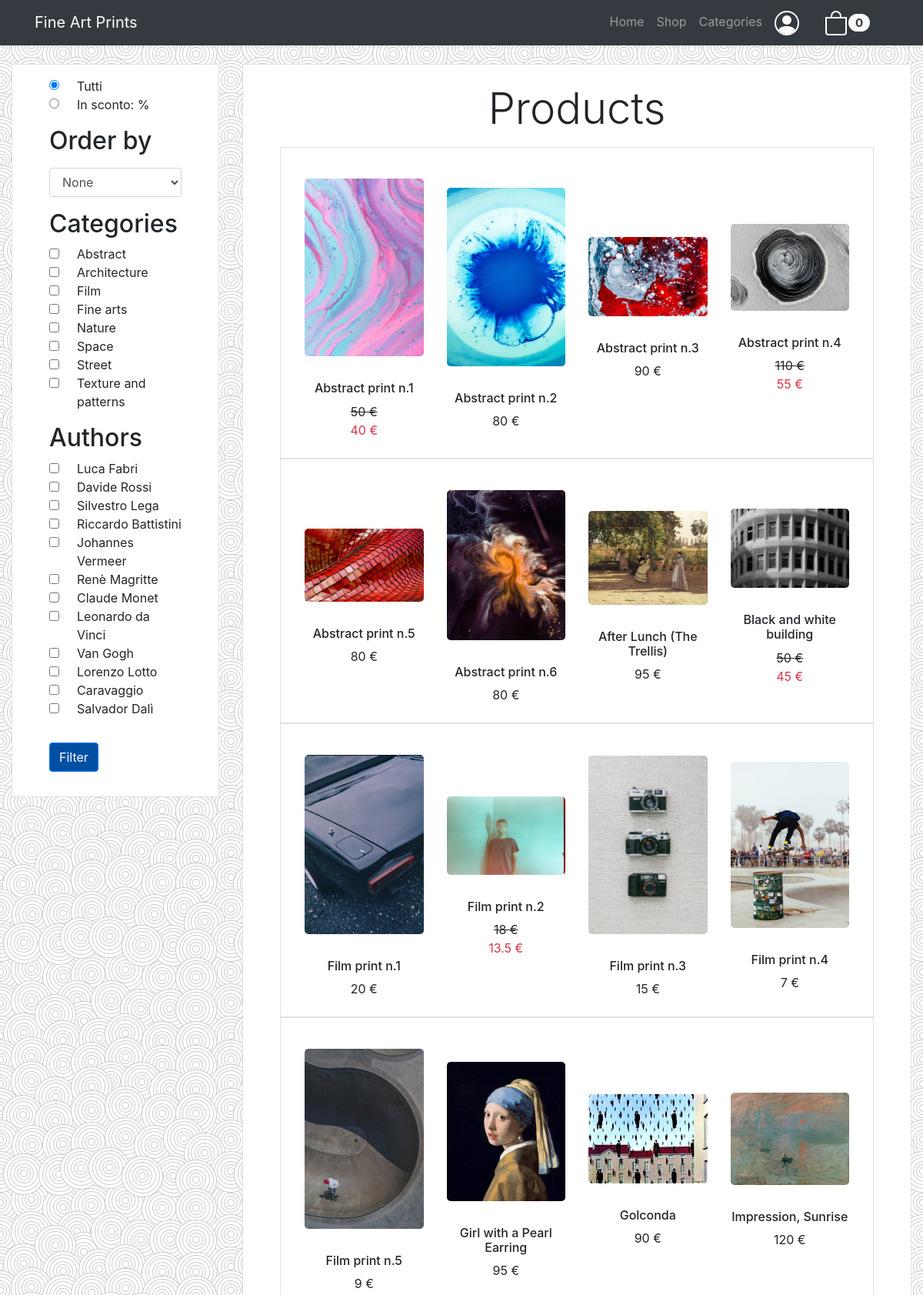
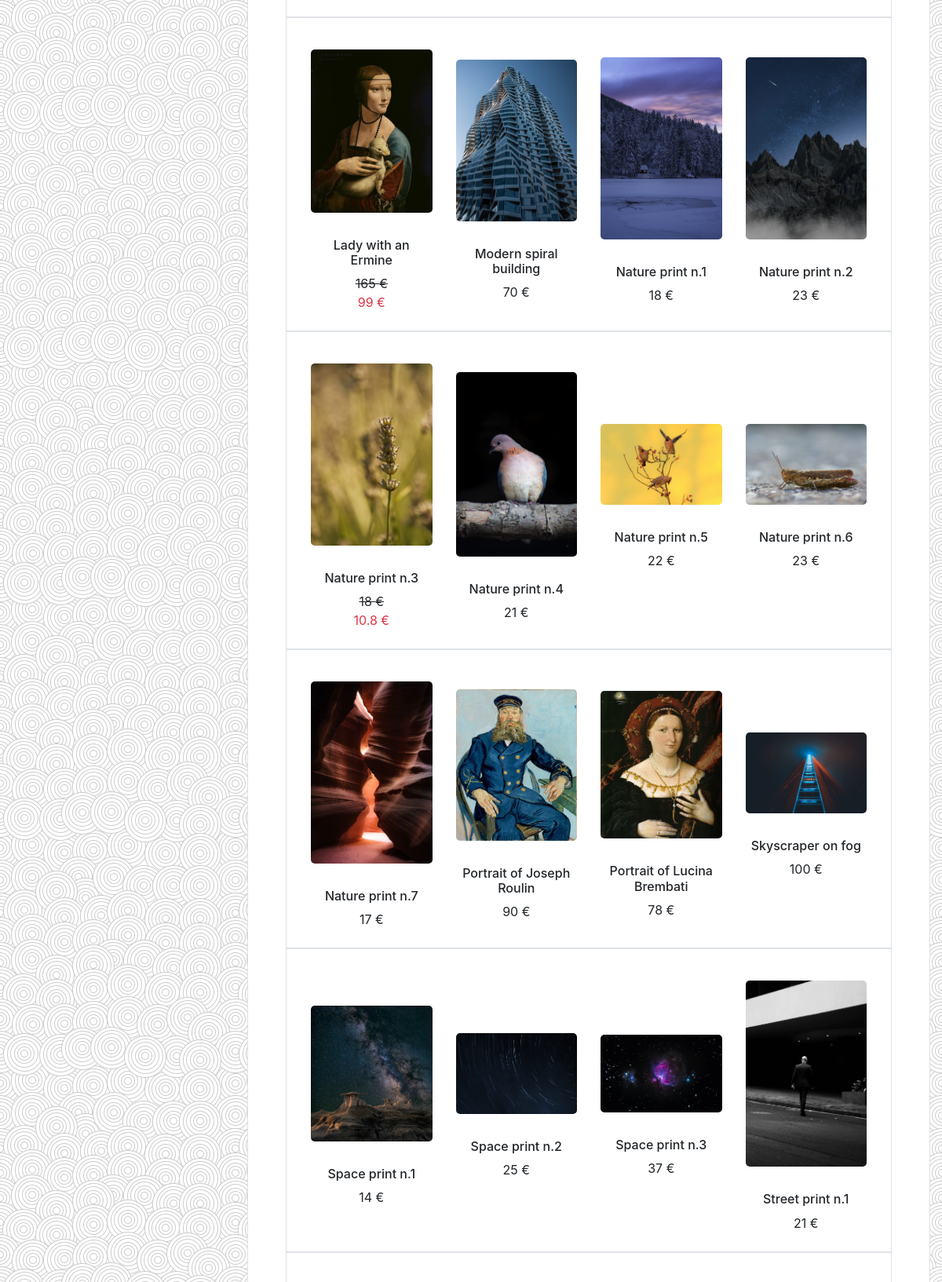
/api-shop.php (upper part), run on the app's committed database (2 pictures, top to bottom).
### tables this page shows
CREATE TABLE `category` (
  `Name` char(140) NOT NULL,
  `Image` char(50) NOT NULL,
  `Orientation` char(140) NOT NULL
);

CREATE TABLE `picture` (
  `Title` char(140) NOT NULL,
  `Description` varchar(1000) NOT NULL,
  `Author` char(140) NOT NULL,
  `Image` char(50) NOT NULL,
  `Base_price` float NOT NULL,
  `Discount` float NOT NULL DEFAULT 0,
  `Publish_date` timestamp NOT NULL DEFAULT current_timestamp() ON UPDATE current_timestamp(),
  `Orientation` char(140) NOT NULL,
  `Category_name` char(140) NOT NULL,
  `Email` char(140) NOT NULL
);

### api-shop.php (called while the page is built, shortened)
<?php
require_once 'bootstrap.php';
$templateParams["filtered_categories"] = [];
$templateParams["filtered_authors"] = [];
$templateParams["select"] = "all";
$templateParams["order"] = "none";
$templateParams["pictures"] = $dbh->query("SELECT * FROM picture");
$templateParams["authors"] = $dbh->query("SELECT DISTINCT Author FROM picture");
$templateParams["all_categories"] = $dbh->query("SELECT Name FROM category");
$templateParams["title"] = "Shop";
$templateParams["name"] = "shop.php";
require 'template/base.php';
?>

### db/database.php (called while the page is built, shortened)
<?php
class DatabaseHelper{
    private $db;
    public function __construct($servername, $username, $password, $dbname, $port){
        $this->db = new mysqli($servername, $username, $password, $dbname, $port);
    }
    public function query($sql){
        $stmt = $this->db->prepare($sql);
        $stmt->execute();
        $result = $stmt->get_result();
        return $result->fetch_all(MYSQLI_ASSOC);
    }
}
?>

### bootstrap.php (called while the page is built, shortened)
<?php
require_once("db/database.php");
$dbh = new DatabaseHelper("localhost", "root", "", "fineartprints", 3306);
?>

### template/shop.php (the view, shortened to what this page needs)
<link rel="stylesheet" href="css/shop_style.css">
 <div class="container-fluid bg-white subtle-pattern">
    <div class="row subtle-pattern">
      <div class="col-12 col-md-3 mb-4">
        <aside class="h-100">
          <section class="bg-white border mt-4 px-5 py-3 w-100">
            <form action="api-shop.php" method="POST">
              <div class="form-check">
                <input class="form-check-input" type="radio" name="select" id="all" value="all" <?php if($templateParams["select"] == "all"): echo "checked"; endif; ?>>
                <label class="form-check-label ml-3" for="selectAll">
                  Tutti
                </label>
              </div>
              <div class="form-check">
                <input class="form-check-input" type="radio" name="select" id="sale" value="sale" <?php if($templateParams["select"] == "sale"): echo "checked"; endif; ?>>
                <label class="form-check-label ml-3" for="selectSale">
                  In sconto: %
                </label>
              </div>
              <div class="form-group mt-3">
                <label for="orderby_label"><h2>Order by</h2></label>
                <select id="input" name="order" class="form-control">
                  <option value="none" id="none" <?php if($templateParams["order"] == "none"): echo "selected"; endif; ?>>None</option>
                </select>
              </div>
              <p>
              <h2>Categories</h2>
              <?php foreach($templateParams["all_categories"] as $category): ?>
                <div class="form-check">
                  <input class="form-check-input" type="checkbox" name="categories[]" value="<?php echo $category["Name"]; ?>"  id="<?php echo $category["Name"]; ?>"
                    <?php if(in_array($category["Name"], $templateParams["filtered_categories"])): echo "checked"; endif;?>>
                  <label class="form-check-label ml-3" for="<?php echo $category["Name"]; ?>">
                  <?php echo $category["Name"]; ?>
                  </label>
                </div>
              <?php endforeach; ?>
              </p>
              <p class="mt-3">
                <h2>Authors</h2>
                <?php foreach($templateParams["authors"] as $author): ?>
                  <div class="form-check">
                    <input class="form-check-input" type="checkbox" name="authors[]" value="<?php echo $author["Author"] ?>" id="<?php echo $author["Author"] ?>"
                    <?php if(in_array($author["Author"], $templateParams["filtered_authors"])): echo "checked"; endif;?>>
                    <label class="form-check-label ml-3" for="<?php echo $author["Author"] ?>">
                      <?php echo $author["Author"]; ?>
                    </label>
                  </div>
                <?php endforeach; ?>
              </p>
              <button type="submit" class="btn btn-primary mt-3 mb-3">Filter</button>
            </form>
          </section>
        </aside>
      </div>
      <?php if(empty($templateParams["pictures"])): ?>
        <div class="col-12 col-md-9 my-4 py-4 bg-white">
          <h2>No product available</h2>
        </div>
      <?php else: ?>
      <div class="col-12 col-md-9 mt-4 mb-4">
        <div class="container-fluid border bg-white px-5 py-4">
          <main>
            <h1 class="display-4 mb-3">Products</h1>
            <?php $i = 0; ?>
            <?php foreach($templateParams["pictures"] as $picture): ?>
            <?php if($i == 0): ?> <div class="row border m-0 px-3 pt-4 pb-2"> <?php endif; ?>
              <div class="col-6 col-md-3 d-flex flex-column align-self-center pt-3">
                <a href="api-product.php?title=<?php echo $picture["Title"] ?>">
                  <img class="img-fluid mb-3" src="<?php echo UPLOAD_DIR.$picture["Image"];?>" alt="<?php echo $picture["Title"];?>" />
                </a>
                <h6 class="mt-3"><?php echo $picture["Title"];?></h6>
                <?php if($picture["Discount"] > 0): ?>
                  <p class="m-0"><del><?php echo $picture["Base_price"];?> €</del></p>
                  <p class="text-danger"><?php echo $picture["Base_price"] - ($picture["Base_price"] * $picture["Discount"])/100;?> €</p>
                <?php else: ?>
                  <p><?php echo $picture["Base_price"];?> €</p>
                <?php endif; ?>
              </div>
            <?php if($i == 3): $i = -1; ?> </div> <?php endif; ?>
            <?php $i++ ?>
            <?php endforeach; ?>
          </main>
        </div>
      </div>
      <?php endif; ?>
    </div>
  </div>

### css/theme.css (style rules this page uses)
html, body { height: 100vh; }
.subtle-pattern { background-color: #f1f2f3; background-image: url("../upload/swirl_pattern.jpeg"), url("../upload/swirl_pattern.jpeg"); background-position: -1px -1px, -1px -1px; }
.btn-primary { background-color: #004FA3 !important; }

### css/shop_style.css (style rules this page uses)
img { border-radius: 5px !important; object-fit:cover; -webkit-transition: all .3s ease-in-out; -moz-transition: all .3s ease-in-out; -o-transition: all .3s ease-in-out; -ms-transition: all .3s ease-in-out; }
.container-fluid .col-12:last-child { text-align: center !important; }

### data on the page
category: Name "Abstract"
category: Name "Architecture"
category: Name "Film"
category: Name "Fine arts"
category: Name "Nature"
category: Name "Space"
category: Name "Street"
category: Name "Texture and patterns"
picture: Image (picture), Title "Abstract print n.1", Base_price "50", $picture["Base_price"] - ($picture["Base_price"] * $picture["Discount"])/100 "40"
picture: Image (picture), Title "Abstract print n.2", Base_price "80"
picture: Image (picture), Title "Abstract print n.3", Base_price "90"
picture: Image (picture), Title "Abstract print n.4", Base_price "110", $picture["Base_price"] - ($picture["Base_price"] * $picture["Discount"])/100 "55"
picture: Image (picture), Title "Abstract print n.5", Base_price "80"
picture: Image (picture), Title "Abstract print n.6", Base_price "80"
picture: Image (picture), Title "After Lunch (The Trellis)", Base_price "95"
picture: Image (picture), Title "Black and white building", Base_price "50", $picture["Base_price"] - ($picture["Base_price"] * $picture["Discount"])/100 "45"
picture: Image (picture), Title "Film print n.1", Base_price "20"
picture: Image (picture), Title "Film print n.2", Base_price "18", $picture["Base_price"] - ($picture["Base_price"] * $picture["Discount"])/100 "13.5"
picture: Image (picture), Title "Film print n.3", Base_price "15"
picture: Image (picture), Title "Film print n.4", Base_price "7"
picture: Image (picture), Title "Film print n.5", Base_price "9"
picture: Image (picture), Title "Girl with a Pearl Earring", Base_price "95"
picture: Image (picture), Title "Golconda", Base_price "90"
picture: Image (picture), Title "Impression, Sunrise", Base_price "120"
picture: Image (picture), Title "Lady with an Ermine", Base_price "165", $picture["Base_price"] - ($picture["Base_price"] * $picture["Discount"])/100 "99"
picture: Image (picture), Title "Modern spiral building", Base_price "70"
picture: Image (picture), Title "Nature print n.1", Base_price "18"
picture: Image (picture), Title "Nature print n.2", Base_price "23"
picture: Image (picture), Title "Nature print n.3", Base_price "18", $picture["Base_price"] - ($picture["Base_price"] * $picture["Discount"])/100 "10.8"
picture: Image (picture), Title "Nature print n.4", Base_price "21"
picture: Image (picture), Title "Nature print n.5", Base_price "22"
picture: Image (picture), Title "Nature print n.6", Base_price "23"
picture: Image (picture), Title "Nature print n.7", Base_price "17"
picture: Image (picture), Title "Portrait of Joseph Roulin", Base_price "90"
picture: Image (picture), Title "Portrait of Lucina Brembati", Base_price "78"
picture: Image (picture), Title "Skyscraper on fog", Base_price "100"
picture: Image (picture), Title "Space print n.1", Base_price "14"
picture: Image (picture), Title "Space print n.2", Base_price "25"
picture: Image (picture), Title "Space print n.3", Base_price "37"
picture: Image (picture), Title "Street print n.1", Base_price "21"

### other printed values
$_SESSION["products_count"] "0"
$author["Author"] "Luca Fabri"
$author["Author"] "Davide Rossi"
$author["Author"] "Silvestro Lega"
$author["Author"] "Riccardo Battistini"
$author["Author"] "Johannes Vermeer"
$author["Author"] "Renè Magritte"
$author["Author"] "Claude Monet"
$author["Author"] "Leonardo da Vinci"
$author["Author"] "Van Gogh"
$author["Author"] "Lorenzo Lotto"
$author["Author"] "Caravaggio"
$author["Author"] "Salvador Dalì"
